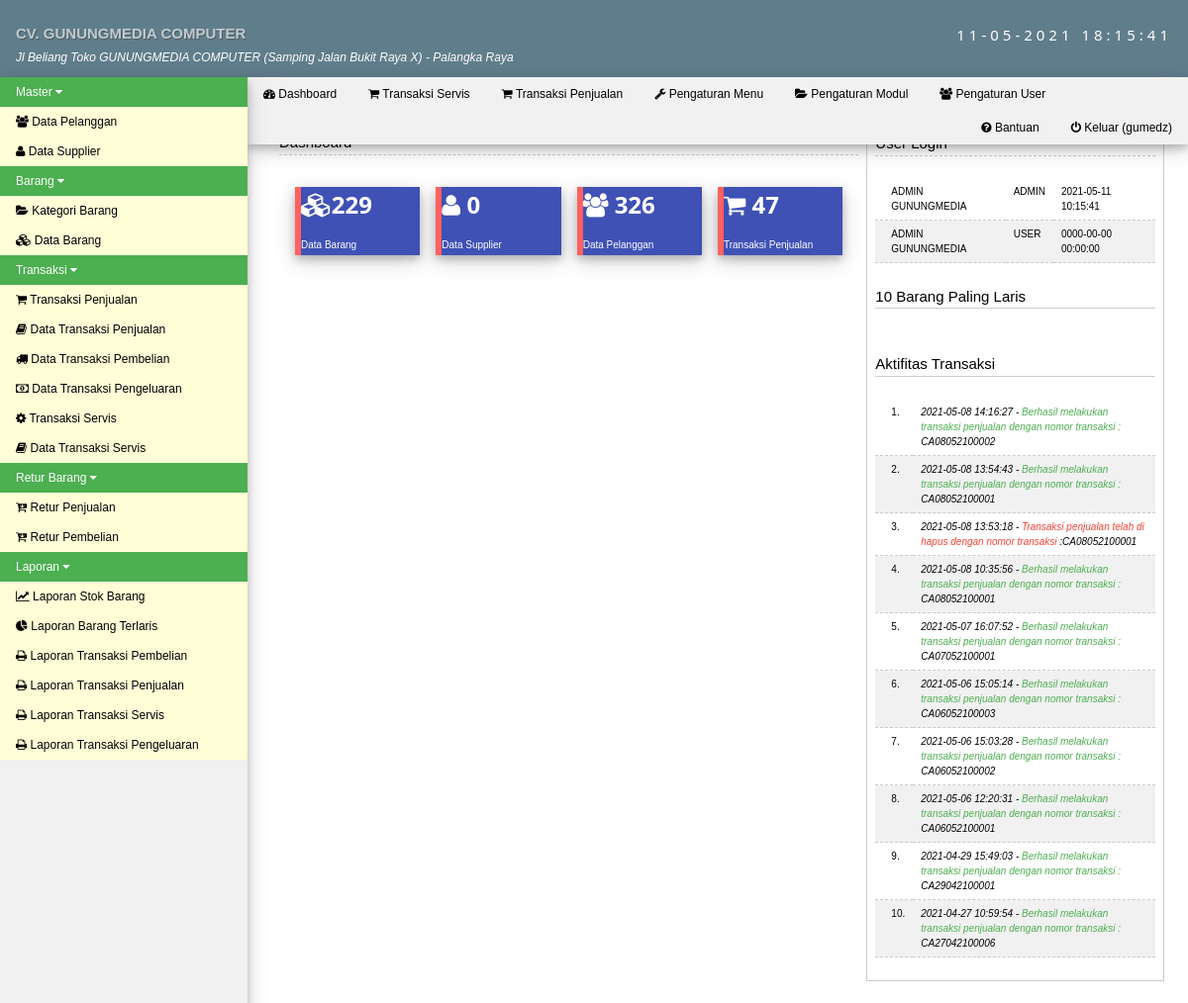
Page /med.php?mod=home (signed in) on the committed database.
### tables this page shows
CREATE TABLE `menu` (
  `id_menu` int(11) NOT NULL,
  `nama_menu` varchar(50) NOT NULL,
  `posisi` int(11) NOT NULL
);

CREATE TABLE `modul` (
  `id_modul` int(11) NOT NULL,
  `id_menu` int(11) NOT NULL,
  `nama_modul` varchar(150) NOT NULL,
  `link_menu` text NOT NULL,
  `posisi` int(11) NOT NULL,
  `icon_menu` varchar(150) NOT NULL
);

CREATE TABLE `user` (
  `id_user` int(11) NOT NULL,
  `nama_lengkap` varchar(45) NOT NULL,
  `usernm` varchar(20) NOT NULL,
  `passwd` varchar(50) NOT NULL,
  `level` varchar(20) NOT NULL,
  `last_login` datetime NOT NULL,
  `akses_master` text NOT NULL
);

CREATE TABLE `tb_log` (
  `id_log` int(11) NOT NULL,
  `deskripsi` text NOT NULL,
  `timestmp` datetime NOT NULL
);

### med.php (the view, shortened to what this page needs)
<!DOCTYPE html>
<html>
<head>
    <link rel="stylesheet" href="css/w3.css">
    <link rel="stylesheet" href="css/font-awesome.min.css">
    <link rel="stylesheet" href="js/jquery-ui/jquery-ui.css">
    <link rel="stylesheet" type="text/css" href="css/pace.css">
</head>
<body>
<div class="w3-top">
<div class="w3-row w3-blue-grey w3-padding">
  <div class="w3-half" style="margin:15px 0 2px 0;"><b class='w3-text-shadow w3-text-bold w3-opacity'>CV. GUNUNGMEDIA COMPUTER</b><br><i style="font-size:12px;">Jl Beliang Toko GUNUNGMEDIA COMPUTER (Samping Jalan Bukit Raya X) - Palangka Raya</i></div>
  <div class="w3-half w3-margin-top w3-wide w3-hide-medium w3-hide-small"><div class="w3-right"><?php echo date('d-m-Y H:i:s'); ?></div></div>
</div>
<nav id="left-nav" class="w3-sidenav w3-small w3-light-grey w3-card-4" style="width:250px;">
  <div id="menuTut" class="myMenu w3-accordion">
    <?php
        $sql_menu = mysql_query("SELECT * FROM menu ORDER BY posisi ASC") or die(mysql_error());
        while ($mn = mysql_fetch_assoc($sql_menu)) {
            echo"<button onclick=\"myFunction('".$mn['id_menu']."')\" class=\"w3-padding-hor-16 w3-btn-block w3-left-align w3-green\"> $mn[nama_menu] <i class=\"fa fa-caret-down\"></i></button>
            <div id=\"$mn[id_menu]\" class=\"w3-accordion-content w3-pale-yellow w3-show\">";
            $sql_sub = mysql_query("SELECT * FROM modul
                WHERE id_menu = '$mn[id_menu]' ORDER BY posisi ASC") or die(mysql_error());
            while ($sm = mysql_fetch_assoc($sql_sub)) {
                echo"<a href=\"$sm[link_menu]\"><i class=\"$sm[icon_menu]\"></i> $sm[nama_modul]</a>";
            }
            echo"</div>";
        }
    ?>
    <br>
    <br>
    <br>
    <br>
    <br>
    <br>
    <br>
  </div>
</nav>
    <div style="margin-left:250px;">
        <ul class="w3-navbar w3-light-grey w3-small w3-card-4">
          <li><a class="w3-hover-black w3-padding-10" href="index.php"><i class="fa fa-dashboard"></i> Dashboard</a></li>
          <li><a class="w3-hover-black w3-padding-10" href="med.php?mod=penjualan"><i class="fa fa-shopping-cart"></i> Transaksi Servis</a></li>
          <li><a class="w3-hover-black w3-padding-10" href="med.php?mod=penjualan"><i class="fa fa-shopping-cart"></i> Transaksi Penjualan</a></li>
          <li><a class="w3-hover-black w3-padding-10" href="med.php?mod=menu"><i class="fa fa-wrench"></i> Pengaturan Menu</a></li>
          <li><a class="w3-hover-black w3-padding-10" href="med.php?mod=modul"><i class="fa fa-folder-open"></i> Pengaturan Modul</a></li>
          <li><a class="w3-hover-black w3-padding-10" href="med.php?mod=user"><i class="fa fa-group"></i> Pengaturan User</a></li>
          <li class="w3-right"><a class="w3-hover-black w3-padding-10" href="logout.php" onclick="return confirm('Yakin ingin keluar');"><i class="fa fa-power-off"></i> Keluar (<?php echo $_SESSION['login_user']; ?>)</a></li>
          <li class="w3-right"><a class="w3-hover-black w3-padding-10" href="med.php?mod=bantuan"><i class="fa fa-question-circle"></i> Bantuan</a></li>
        </ul>
    </div>
</div>
<div style="margin-left:250px;">
    <div id="main" class="w3-container" style="margin-top:110px">
        <?php include"content.php"; ?>
        <br>
    </div>
</div>
</body>
</html>

### dashboard.php (shortened to what this page needs)
<div class="w3-padding-4 w3-tiny w3-blue"><marquee>CV. GUNUNGMEDIA COMPUTER - Jalan Beliang Toko GUNUNGMEDIA COMPUTER (Samping Jalan Bukit Raya X)</marquee></div>
<div class="w3-row-padding">
	<div class="w3-col s8">
		<div style="border-bottom:1px dashed #ccc;"></div><br>
		<?php
			$jmlsup = mysql_num_rows(mysql_query("SELECT * FROM tb_supplier"));
			$jmlpel = mysql_num_rows(mysql_query("SELECT * FROM tb_pelanggan"));
			$jmlpj = mysql_num_rows(mysql_query("SELECT * FROM tb_penjualan"));
			$jmlbrg = mysql_num_rows(mysql_query("SELECT * FROM tb_barang"));
		?>
		<div class="w3-row-padding">
			<div class="w3-col s3">
				<div class="w3-card-4 w3-indigo w3-leftbar w3-border-red" style="width:100%;"><h3><b><i class="fa fa-cubes"></i><?php echo $jmlbrg; ?></b></h3>
				<span class="w3-tiny">Data Barang</span></div>
			</div>
			<div class="w3-col s3">
				<div class="w3-card-4 w3-indigo w3-leftbar w3-border-red" style="width:100%;"><h3><b><i class="fa fa-user"></i> <?php echo $jmlsup; ?></b></h3>
				<span class="w3-tiny">Data Supplier</span></div>
			</div>
			<div class="w3-col s3">
				<div class="w3-card-4 w3-indigo w3-leftbar w3-border-red" style="width:100%;"><h3><b><i class="fa fa-group"></i> <?php echo $jmlpel; ?></b></h3>
				<span class="w3-tiny">Data Pelanggan</span></div>
			</div>
			<div class="w3-col s3">
				<div class="w3-card-4 w3-indigo w3-leftbar w3-border-red" style="width:100%;"><h3><b><i class="fa fa-shopping-cart"></i> <?php echo $jmlpj; ?></b></h3>
				<span class="w3-tiny">Transaksi Penjualan</span></div>
			</div>
		</div>
	</div>
	<div class="w3-col s4 w3-card">
		<div style="border-bottom:1px dashed #ccc;"></div><br>
		<table class='w3-table w3-tiny w3-striped'>
		<?php
			$sqluser = mysql_query("SELECT * FROM user
									WHERE id_user <> '$_SESSION[login_id]'
									ORDER BY last_login DESC");
			while ($u = mysql_fetch_assoc($sqluser)) {
				echo"<tr style='border-bottom:1px dashed #ccc;'>
					<td>".strtoupper($u['nama_lengkap'])."</td>
					<td>".strtoupper($u['level'])."</td>
					<td>$u[last_login]</td>
				</tr>";
			}
		?>
		</table><br>
		10 Barang Paling Laris
		<div style="border-bottom:1px solid #ccc;"></div><br>
		<br>
		<?php
		if(isset($_SESSION['level']) AND ($_SESSION['level'] == "admin")) :
		?>
		Aktifitas Transaksi
		<div style="border-bottom:1px solid #ccc;"></div><br>
		<table class='w3-table w3-tiny w3-striped'>
		<?php
			$rlog = mysql_query("SELECT * FROM tb_log
									ORDER BY id_log DESC LIMIT 10");
			$no = 1;
			while ($l = mysql_fetch_assoc($rlog)) {
				echo"<tr style='border-bottom:1px dashed #ccc;'>
					<td>$no.</td>
					<td><i>$l[timestmp] - ".$l['deskripsi']."</i></td>
				</tr>";
				$no++;
			}
		?>
		</table><br>
		<?php
		endif;
		?>
	</div>
</div>

### css/perfect-scrollbar.css (style rules this page uses)
.ps-container { -ms-touch-action: none; touch-action: none; overflow: hidden !important; -ms-overflow-style: none; }

### med.php (style rules this page uses)
#left-nav { overflow: hidden; }

### rows in the picture
menu: nama_menu "Master"
modul: nama_modul "Data Pelanggan"
modul: nama_modul "Data Supplier"
menu: nama_menu "Barang"
modul: nama_modul "Kategori Barang"
modul: nama_modul "Data Barang"
menu: nama_menu "Transaksi"
modul: nama_modul "Transaksi Penjualan"
modul: nama_modul "Data Transaksi Penjualan"
modul: nama_modul "Data Transaksi Pembelian"
modul: nama_modul "Data Transaksi Pengeluaran"
modul: nama_modul "Transaksi Servis"
modul: nama_modul "Data Transaksi Servis"
menu: nama_menu "Retur Barang"
modul: nama_modul "Retur Penjualan"
modul: nama_modul "Retur Pembelian"
menu: nama_menu "Laporan"
modul: nama_modul "Laporan Stok Barang"
modul: nama_modul "Laporan Barang Terlaris"
modul: nama_modul "Laporan Transaksi Pembelian"
modul: nama_modul "Laporan Transaksi Penjualan"
modul: nama_modul "Laporan Transaksi Servis"
modul: nama_modul "Laporan Transaksi Pengeluaran"
user: nama_lengkap "ADMIN GUNUNGMEDIA", level "ADMIN", last_login "2021-05-11 10:15:41"
user: nama_lengkap "ADMIN GUNUNGMEDIA", level "USER", last_login "0000-00-00 00:00:00"
tb_log: timestmp "2021-05-08 14:16:27", deskripsi "Berhasil melakukan transaksi penjualan dengan nomor transaksi : CA08052100002"
tb_log: timestmp "2021-05-08 13:54:43", deskripsi "Berhasil melakukan transaksi penjualan dengan nomor transaksi : CA08052100001"
tb_log: timestmp "2021-05-08 13:53:18", deskripsi "Transaksi penjualan telah di hapus dengan nomor transaksi :CA08052100001"
tb_log: timestmp "2021-05-08 10:35:56", deskripsi "Berhasil melakukan transaksi penjualan dengan nomor transaksi : CA08052100001"
tb_log: timestmp "2021-05-07 16:07:52", deskripsi "Berhasil melakukan transaksi penjualan dengan nomor transaksi : CA07052100001"
tb_log: timestmp "2021-05-06 15:05:14", deskripsi "Berhasil melakukan transaksi penjualan dengan nomor transaksi : CA06052100003"
tb_log: timestmp "2021-05-06 15:03:28", deskripsi "Berhasil melakukan transaksi penjualan dengan nomor transaksi : CA06052100002"
tb_log: timestmp "2021-05-06 12:20:31", deskripsi "Berhasil melakukan transaksi penjualan dengan nomor transaksi : CA06052100001"
tb_log: timestmp "2021-04-29 15:49:03", deskripsi "Berhasil melakukan transaksi penjualan dengan nomor transaksi : CA29042100001"
tb_log: timestmp "2021-04-27 10:59:54", deskripsi "Berhasil melakukan transaksi penjualan dengan nomor transaksi : CA27042100006"

### other values in the picture
$_SESSION['login_user'] "gumedz"
$jmlbrg "229"
$jmlsup "0"
$jmlpel "326"
$jmlpj "47"
